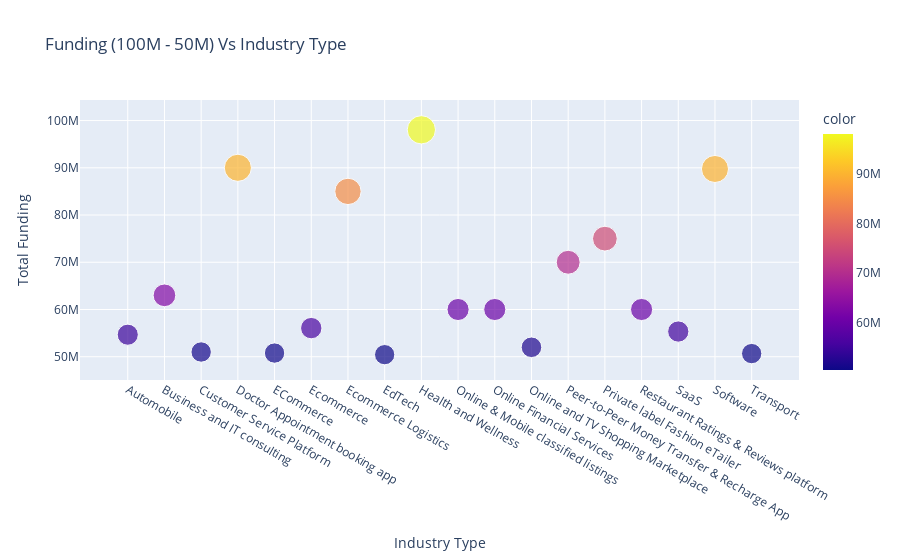

Notebook cell for this chart:
### Markdown cell above
**Above Graph show which industries have got 100M+ Funding**

### Code cell
LessM = industryType[(industryType<100000000) & (industryType>50000000)]

fig = px.scatter(x=LessM.index,y=LessM,size=LessM,color=LessM,title='Funding (100M - 50M) Vs Industry Type',
                labels={
                    'x':'Industry Type',
                    'y':'Total Funding'
                })
fig.show()

### Figure 1 — Plotly figure (JSON) as saved in the notebook; plotly's stock layout.template omitted (floating-point values rounded to 4 significant figures)
{"data": [{"hovertemplate": "Industry Type=%{x}<br>Total Funding=%{y}<br>size=%{marker.size}<br>color=%{marker.color}<extra></extra>", "legendgroup": "", "marker": {"color": [54670000.0, 63000000.0, 51000000.0, 90000000.0, 50780000.0, 56060000.0, 85000000.0, 50440000.0, 98040000.0, 60000000.0, 60000000.0, 52000000.0, 70000000.0, 75000000.0, 60000000.0, 55330000.0, 89750000.0, 50670000.0], "coloraxis": "coloraxis", "size": [54670000.0, 63000000.0, 51000000.0, 90000000.0, 50780000.0, 56060000.0, 85000000.0, 50440000.0, 98040000.0, 60000000.0, 60000000.0, 52000000.0, 70000000.0, 75000000.0, 60000000.0, 55330000.0, 89750000.0, 50670000.0], "sizemode": "area", "sizeref": 245100.0, "symbol": "circle"}, "mode": "markers", "name": "", "orientation": "v", "showlegend": false, "type": "scatter", "x": ["Automobile", "Business and IT consulting", "Customer Service Platform", "Doctor Appointment booking app", "ECommerce", "Ecommerce", "Ecommerce Logistics", "EdTech", "Health and Wellness", "Online & Mobile classified listings", "Online Financial Services", "Online and TV Shopping Marketplace", "Peer-to-Peer Money Transfer & Recharge App", "Private label Fashion eTailer", "Restaurant Ratings & Reviews platform", "SaaS", "Software", "Transport"], "xaxis": "x", "y": [54670000.0, 63000000.0, 51000000.0, 90000000.0, 50780000.0, 56060000.0, 85000000.0, 50440000.0, 98040000.0, 60000000.0, 60000000.0, 52000000.0, 70000000.0, 75000000.0, 60000000.0, 55330000.0, 89750000.0, 50670000.0], "yaxis": "y"}], "layout": {"coloraxis": {"colorbar": {"title": {"text": "color"}}, "colorscale": [[0.0, "#0d0887"], [0.1111, "#46039f"], [0.2222, "#7201a8"], [0.3333, "#9c179e"], [0.4444, "#bd3786"], [0.5556, "#d8576b"], [0.6667, "#ed7953"], [0.7778, "#fb9f3a"], [0.8889, "#fdca26"], [1.0, "#f0f921"]]}, "legend": {"itemsizing": "constant", "tracegroupgap": 0}, "title": {"text": "Funding (100M - 50M) Vs Industry Type"}, "xaxis": {"anchor": "y", "domain": [0.0, 1.0], "title": {"text": "Industry Type"}}, "yaxis": {"anchor": "x", "domain": [0.0, 1.0], "title": {"text": "Total Funding"}}}}
